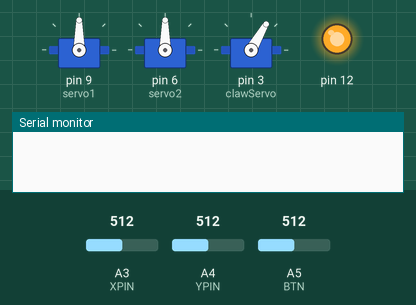
Recording of a sketch running on a simulated Arduino Uno, built with avr-gcc and run on an emulated ATmega328P. On the bench: 3 × servo, output pins drawn as LEDs (lit = HIGH), the last lines printed to the serial monitor. The test bench sets the inputs (shaded band); at power-on: A4 (YPIN) = 512, A5 (BTN) = 512, A3 (XPIN) = 512.

Above: at 1.2 s.
1.3 s: A4 (YPIN) set to 583
2.8 s: A4 (YPIN) set to 607
At 3.26 s:
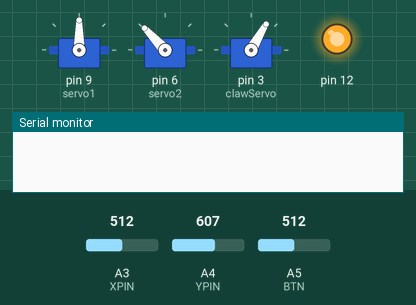
At 4.2 s:
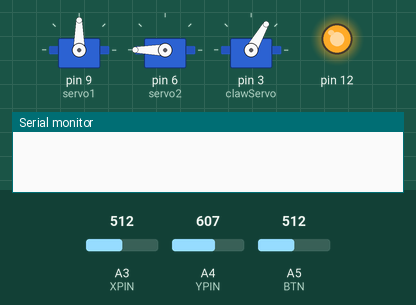
5.2 s: A5 (BTN) set to 207
6.7 s: A5 (BTN) set to 183
At 8.1 s:
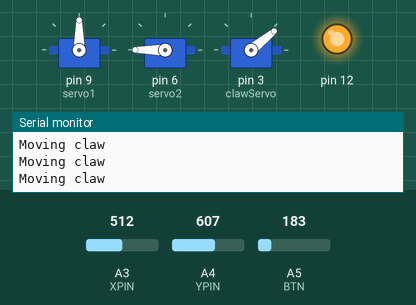
8.4 s: A3 (XPIN) set to 593
11.4 s: A3 (XPIN) set to 608
At 12.5 s:
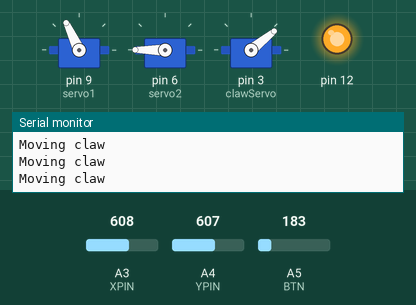
Timing chart, 0 to 14.2 s (numbered marks = the images above; inputs shaded):
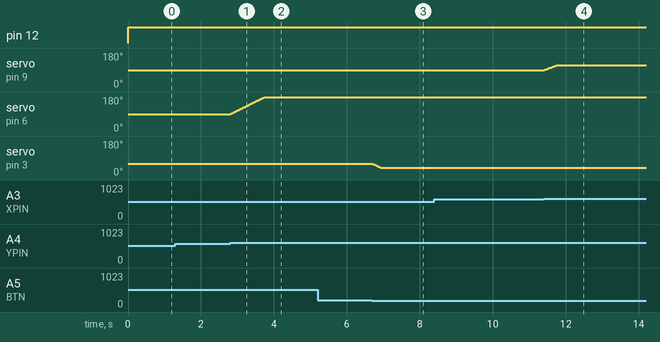

Measured:
- the behaviour switches between 600 and 601 on A4 (YPIN) (found by bisection; images 0 and 1)
- the behaviour switches between 200 and 199 on A5 (BTN) (found by bisection; images 2 and 3)
- the behaviour switches between 600 and 601 on A3 (XPIN) (found by bisection; images 3 and 4)
- after the input at 1.3 s, every drawn part: stays the same
- after the input at 2.8 s, servo on pin 6 (servo2): moves from 90° to 180° over 0.93 s, starting at once
- after the input at 5.2 s, every drawn part: stays the same
- after the input at 6.7 s, servo on pin 3 (clawServo): moves from 60° to 39° over 0.22 s, starting at once
- after the input at 11.4 s, servo on pin 9 (servo1): moves from 90° to 115° over 0.32 s, starting at once

The sketch:

servo_joystick.ino
```cpp
//Arduino Pinout
//Joystick X -> A3
//Joystick Y -> A5
//Joystick Button -> A6

//Servo Controls
//Bottom Servo -> D9
//Middle Servo -> D6
//Claw Servo -> D3
#include <Servo.h>

#define MS_DELAY 10

int MAX_CLAW_ANGLE = 110;
int MIN_CLAW_ANGLE = 40;

int MAX_X_VAL = 115;
int MIN_X_VAL = 65;

int XPIN = 3;
int YPIN = 4;
int BTN = 5;
int xval = 90;
int yval = 90;
boolean butVal = false;

Servo servo1;
Servo servo2;
Servo clawServo;

boolean pressed = false;
boolean prevPressed = false;
int increment = -1;
int pos = 60;
void setup() {
  // put your setup code here, to run once:
  servo1.attach(9);
  servo1.write(xval);
  servo2.attach(6);
  clawServo.attach(3);
  servo2.write(90);
  clawServo.write(60);
  pinMode(12, OUTPUT);
  Serial.begin(9600);
}

void loop() {
  // put your main code here, to run repeatedly:
  digitalWrite(12, HIGH);
  int val = analogRead(XPIN);
  int val1 = analogRead(YPIN);
  pressed = isButtonPressed();

  if (pressed == false && prevPressed == true) {
    Serial.println("Switching dir");
    if (increment == -1) {
      increment = 1;
    } else {
      increment = -1;
    }
  }

  moveClaw();

  if (val > 600 && xval < 180) {
    xval++;
  } else if (val < 400 && xval > 1) {
    xval--;
  }
    if (val1 > 600 && yval < 180) {
    yval++;
  } else if (val1 < 400 && yval > 1) {
    yval--;
  }

  if (xval >= MAX_X_VAL) {
    xval = MAX_X_VAL;
  }

  if (xval <= MIN_X_VAL) {
    xval = MIN_X_VAL;
  }

  servo1.write(xval);
  servo2.write(yval);
  prevPressed = pressed;
  delay(MS_DELAY);
}

boolean isButtonPressed() {
  int butVal = analogRead(BTN);
  boolean isPressed = false;

  if (butVal < 200) {
    isPressed = true;
  }

  return isPressed;
}

void moveClaw() {
  if (pos <= MIN_CLAW_ANGLE) {
    pos = MIN_CLAW_ANGLE;
  }

  if (pos >= MAX_CLAW_ANGLE) {
    pos = MAX_CLAW_ANGLE;
  }

  if (pressed && pos <= MAX_CLAW_ANGLE && pos >= MIN_CLAW_ANGLE) {
    Serial.println("Moving claw");
    pos = pos + increment;
    clawServo.write(pos);
  }
}
```
